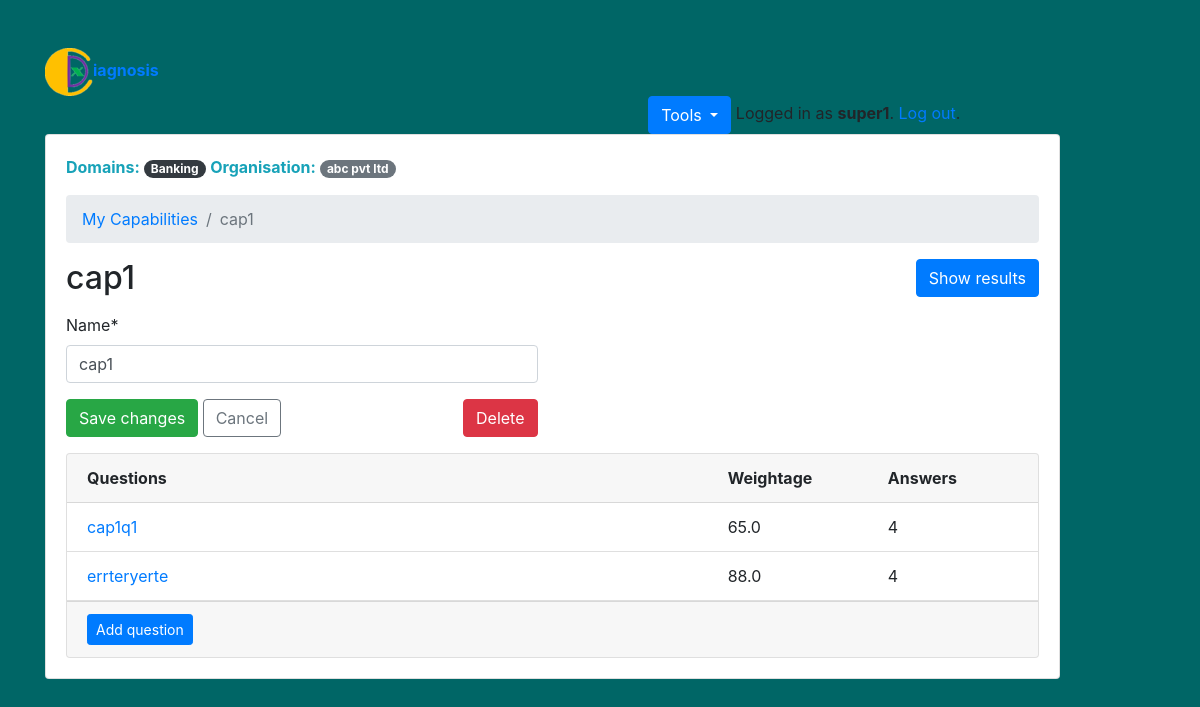
/cxsuperuser/capability/1/ (signed in), run on the app's committed database.
### cxdiagnosis/models.py (models this page shows, shortened)
class User(AbstractUser):
    is_clientuser = models.BooleanField(default=False)
    is_csguser = models.BooleanField(default=False)
    is_cxsuperuser = models.BooleanField(default=False)
    change_pass = models.BooleanField(default=False)

class CxSuperUser(models.Model):
    user = models.OneToOneField(User, on_delete=models.CASCADE, primary_key=True)
    domains = models.ForeignKey(Domain, on_delete=models.SET_NULL, null=True)
    organisations = models.ForeignKey(Organisation, on_delete=models.SET_NULL, null=True)

class Domain(models.Model):
    name = models.CharField(max_length=30)
    def __str__(self):
        return self.name

class Organisation(models.Model):
    name = models.CharField(max_length=50)
    def __str__(self):
        return self.name

class Capability(models.Model):
    owner = models.ForeignKey(User, on_delete=models.CASCADE, related_name='capabilities')
    name = models.CharField(max_length=255)

class Question(models.Model):
    capability = models.ForeignKey(Capability, on_delete=models.CASCADE, related_name='questions')
    text = models.CharField('Question', max_length=255)
    weightage = models.FloatField()

### cxdiagnosis/views/cxsuperuser.py (the view, shortened to what this page needs)
# urls.py: path('capability/<int:pk>/', cxsuperuser.UpdateCapabilityView.as_view(), name='cx_su_update_capability'),
@method_decorator([login_required, cxsuperuser_required], name='dispatch')
class UpdateCapabilityView(UpdateView):
    model = Capability
    fields = ('name',)
    context_object_name = 'capability'
    template_name = 'cxsuperuser/cx_su_update_capability_form.html'
    def get_context_data(self, **kwargs):
        kwargs['questions'] = self.get_object().questions.annotate(answers_count=Count('answers'))
        return super().get_context_data(**kwargs)
    def get_queryset(self):
        return self.request.user.capabilities.all()

### cxdiagnosis/templates/cxsuperuser/cx_su_update_capability_form.html (shortened to what this page needs)
{% extends 'base.html' %}
{% load crispy_forms_tags %}
{% block content %}
  {% if user.change_pass %}
    <a href="{% url 'change_password' %}">Required change password</a>
  {% else %}
    {% include 'cxsuperuser/_header.html' with active='new' %}
    <nav aria-label="breadcrumb">
      <ol class="breadcrumb">
        <li class="breadcrumb-item"><a href="{% url 'cxsuperuser:cx_su_update_list_capability' %}">My Capabilities</a></li>
        <li class="breadcrumb-item active" aria-current="page">{{ capability.name }}</li>
      </ol>
    </nav>
    <h2 class="mb-3">
      {{ capability.name }}
      <a href="{% url 'cxsuperuser:cx_su_completed_capability' capability.pk %}" class="btn btn-primary float-right">Show results</a>
    </h2>
    <div class="row mb-3">
      <div class="col-md-6 col-sm-8 col-12">
        <form method="post" novalidate>
          {{ form|crispy }}
          <button type="submit" class="btn btn-success">Save changes</button>
          <a href="{% url 'cxsuperuser:cx_su_update_list_capability' %}" class="btn btn-outline-secondary" role="button">Cancel</a>
          <a href="{% url 'cxsuperuser:cx_su_delete_capability' capability.pk %}" class="btn btn-danger float-right">Delete</a>
        </form>
      </div>
    </div>
    <div class="card">
      <div class="card-header">
        <div class="row">
          <div class="col-8">
            <strong>Questions</strong>
          </div>
          <div class="col-2">
            <strong>Weightage</strong>
          </div>
          <div class="col-2">
            <strong>Answers</strong>
          </div>
        </div>
      </div>
      <div class="list-group list-group-flush list-group-formset">
        {% for question in questions %}
        <div class="list-group-item">
          <div class="row">
            <div class="col-8">
              <a href="{% url 'cxsuperuser:question_change' capability.pk question.pk %}">{{ question.text }}</a>
            </div>
            <div class="col-2">
              {{ question.weightage }}
            </div>
            <div class="col-2">
              {{ question.answers_count }}
            </div>
          </div>
        </div>
        {% empty %}
        <div class="list-group-item text-center">
          <p class="text-muted font-italic mb-0">You haven't created any questions yet. Go ahead and <a href="{% url 'cxsuperuser:question_add' capability.pk %}">add the first question</a>.</p>
        </div>
        {% endfor %}
      </div>
      <div class="card-footer">
        <a href="{% url 'cxsuperuser:question_add' capability.pk %}" class="btn btn-primary btn-sm">Add question</a>
      </div>
    </div>
  {% endif %}
{% endblock %}

### templates/base.html (shortened to what this page needs)
{% load static %}<!DOCTYPE html>
<html lang="en">
  <head>
    <link rel="stylesheet" href="https://maxcdn.bootstrapcdn.com/bootstrap/4.0.0/css/bootstrap.min.css">
    <link rel="stylesheet" type="text/css" href="{% static 'css/cxdiagnosis.css' %}">
    {% if user.is_authenticated %}
      {% if user.is_clientuser %}
        <link rel="stylesheet" type="text/css" href="{% static 'css/clientuser.css' %}">
      {% elif user.is_csguser %}
        <link rel="stylesheet" type="text/css" href="{% static 'css/csguser.css' %}">
      {% elif user.is_cxsuperuser %}
        <link rel="stylesheet" type="text/css" href="{% static 'css/cxsuperuser.css' %}">
      {% endif %}
    {% endif %}
  </head>
  <body>
    <div class="container my-5">
      <div class="row justify-content-center">
        <div class="col-xs-5 col-sm-7 col-md-10 col-lg-12">
          <div class="row">
            <div class="col-xs-4 col-sm-6 col-md-9 col-lg-11">
              <a href="{% url 'home' %}">
                <span><img src="{% static "img/cxicon.ico" %}" alt="Cx Diagnosis"><b>iagnosis</b></span>
              </a>
              {% if user.is_authenticated %}
                <div class="text-right col-xs-4 col-sm-6 col-md-9 col-lg-11">
                {% if not user.change_pass %}
                  {% if not user.is_cxsuperuser %}
                  <div class="btn-group">
                    <button type="button" class="btn btn-primary dropdown-toggle" data-toggle="dropdown">
                      Tools
                    </button>
                    <div class="dropdown-menu">
                      <a class="dropdown-item" href="{% url 'change_password' %}">change password</a>
                    </div>
                  </div>
                {% elif user.is_cxsuperuser %}
                    <div class="btn-group">
                      <button type="button" class="btn btn-primary dropdown-toggle" data-toggle="dropdown">
                        Tools
                      </button>
                    </div>
                  {% endif %}
                {% endif %}
                Logged in as <strong>{{ user.username }}</strong>. <a href="{% url 'logout' %}">Log out</a>.
              </div>
              {% endif %}
              <div class="card mb-3">
                <div class="card-body">
                  {% block content %}
                  {% endblock %}
                </div>
              </div>
            </div>
          </div>
        </div>
      </div>
    </div>
  </body>
</html>

### cxdiagnosis/templates/cxsuperuser/_header.html
<p class="text-info">
  <strong>Domains: </strong><span class="badge badge-pill badge-dark"> {{ user.cxsuperuser.domains }}</span>
  <strong>Organisation: </strong><span class="badge badge-pill badge-secondary"> {{ user.cxsuperuser.organisations }}</span>
</p>

### static/css/cxdiagnosis.css (style rules this page uses)
body { background-color: #868A0C; }

### static/css/cxsuperuser.css (style rules this page uses)
body { background-color: #006666; }

### data on the page
User: username "super1", cxsuperuser.domains "Banking", cxsuperuser.organisations "abc pvt ltd"
Capability: name "cap1"
Question: text "cap1q1", weightage "65.0", answers_count "4"
Question: text "errteryerte", weightage "88.0", answers_count "4"
